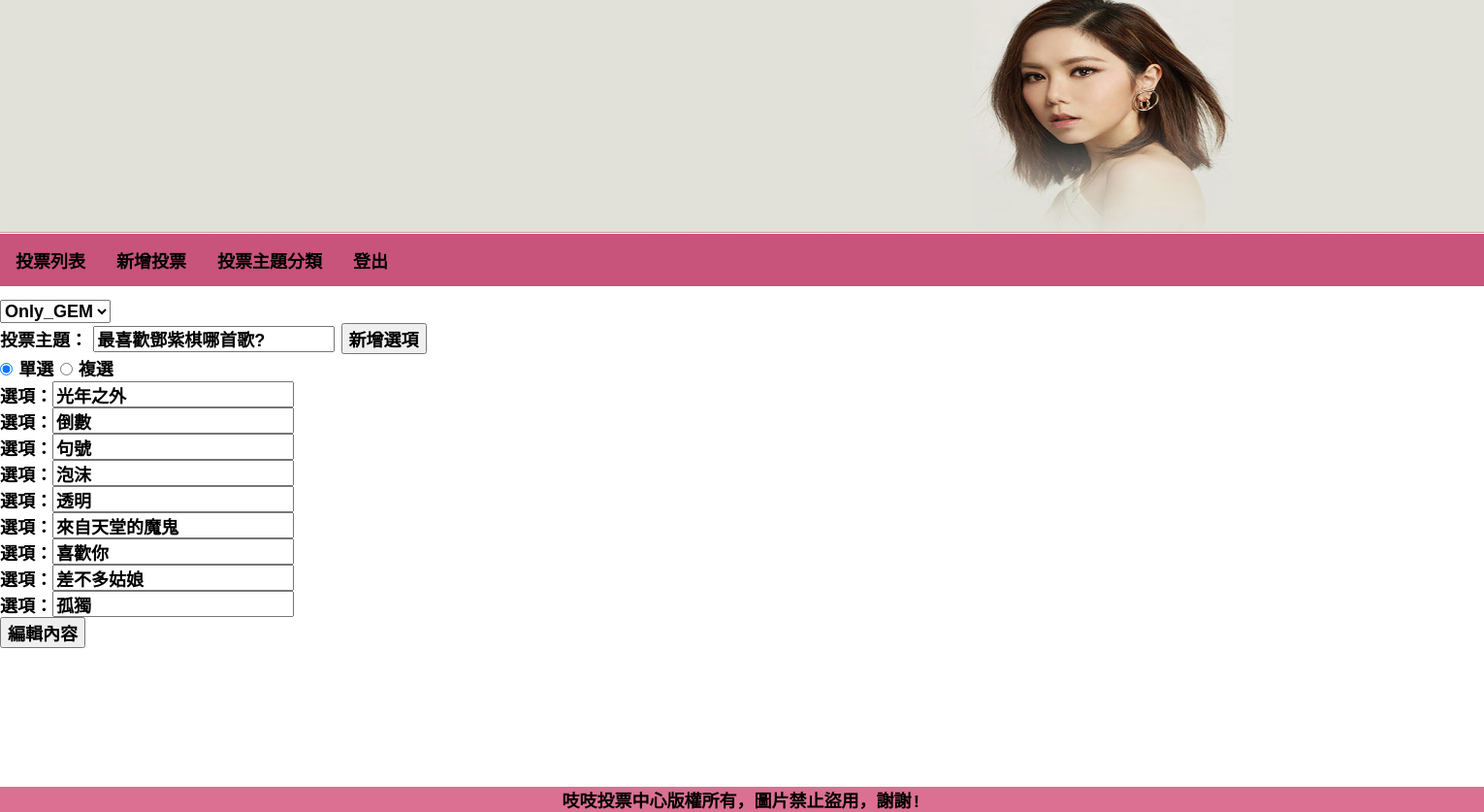
The app's page /back.php?do=edit&id=1 with its own data.
### tables this page shows
CREATE TABLE `subjects` (
  `id` int(11) UNSIGNED NOT NULL COMMENT '序號',
  `type_id` int(11) NOT NULL,
  `subject` varchar(128) NOT NULL COMMENT '主題描述',
  `multiple` tinyint(1) NOT NULL DEFAULT 0 COMMENT '單/複選',
  `mulit_limit` tinyint(2) NOT NULL DEFAULT 1 COMMENT '單/複選項目數',
  `start` date NOT NULL,
  `end` date NOT NULL,
  `total` int(11) UNSIGNED NOT NULL DEFAULT 0 COMMENT '總共幾人投票'
);

CREATE TABLE `options` (
  `id` int(11) UNSIGNED NOT NULL COMMENT '序號',
  `option` varchar(128) NOT NULL COMMENT '選項描述',
  `subject_id` int(11) NOT NULL,
  `total` int(11) NOT NULL DEFAULT 0
);

### api/base.php (called while the page is built, shortened)
<?php
    function pdo(){
        $dsn="mysql:host=localhost;charset=utf8;dbname=s1110220";
        return new PDO($dsn,'s1110220','s1110220');
    }
    function all($table,...$arg){
    $pdo=pdo();
    $sql="SELECT * FROM $table ";
    switch(count($arg)){
        case 1:
            if(is_array($arg[0]) && !empty($arg[0])) {
                foreach($arg[0] as $key => $value){
                    $tmp[]="`$key`='$value'";
                }
                $sql.=" WHERE ". implode(" AND " ,$tmp);
            }elseif(empty($arg[0])){
                $sql.=$arg[0];
            }
        break;
        }
        return $pdo->query($sql)->fetchAll(PDO::FETCH_ASSOC);
    }
    function find($table,$arg){
        $pdo=pdo();
        $sql="SELECT * FROM $table WHERE ";
            if(is_array($arg)){
                foreach($arg as $key => $value){
                    $tmp[]="`$key`='$value'";
                }
                $sql.=implode(" AND " ,$tmp);
            }else{
                $sql.=" `id`='$arg'";
            }
            return $pdo->query($sql)->fetch(PDO::FETCH_ASSOC);
        }
?>

### back/edit.php (the view, shortened to what this page needs)
<?php
    $id=$_GET['id'];
    $row=find('subjects',$id);
    $opts=all('options',['subject_id'=>$id]);
?>
<!DOCTYPE html>
<html lang="en">
<head>
</head>
<body>
</body>
</html>
<form action="./api/edit_vote.php" method="post">
    <div class="select_tp">
        <select name="types" id="types">
            <?php
            $types=all("types");
            foreach($types as $type){
                $selected=($row['type_id']==$type['id'])?'selected':'';
                echo "<option value='{$type['id']}' $selected>";
                echo $type['name'];
                echo "</option>";
            }
            ?>
        </select>
    </div>
    <div class="votetopic">
        <label for="subject">投票主題：</label>
        <input type="text" name="subject" id="subject" value="<?=$row['subject'];?>">
        <input type="button" value="新增選項" onclick="more()">
    </div>
    <div class="selector">
        <input type="radio" name="multiple" value="0" <?=($row['multiple']==0)?'checked':'';?>>
        <label>單選</label>
        <input type="radio" name="multiple" value="1" <?=($row['multiple']==1)?'checked':'';?>>
        <label>複選</label>
    </div>
    <div id="options">
        <?php
            foreach($opts as $opt){
        ?>
        <div>
            <label>選項：</label><input type="text" name="opt[<?=$option['id'];?>]" value="<?=$opt['option'];?>">
        </div>
        <?php
        }
        ?>
    </div>
    <input type="submit" value="編輯內容">
</form>

### css/basic.css (style rules this page uses)
* { box-sizing: border-box; margin: 0px; list-style-type: none; font-size: 16px; font-weight: bolder; }

### css/back.css (style rules this page uses)
* { font-size: 18px; }

### back/edit.php (style rules this page uses)
.votetopic { border: 10px; font-family: Cambria, Cochin, Georgia, Times, 'Times New Roman', Impact, Haettenschweiler, 'Arial Narrow Bold', sans-serif; font-weight: bolder; position: relative; bottom: 130px; font-size: 25px; }
#options { position: relative; bottom: 130px; font-size: 25px; font-weight: bolder; }
input[type="submit"] { font-size: 18px; position: relative; bottom: 130px; font-weight: bolder; }
.selector { position: relative; bottom: 130px; font-size: 25px; font-weight: bolder; }
.select_tp { position: relative; bottom: 130px; }

### records on screen
subjects: subject "最喜歡鄧紫棋哪首歌?", multiple "☑"
options: option "光年之外"
options: option "倒數"
options: option "句號"
options: option "泡沫"
options: option "透明"
options: option "來自天堂的魔鬼"
options: option "喜歡你"
options: option "差不多姑娘"
options: option "孤獨"

### other values on screen
form field types "Only_GEM"
